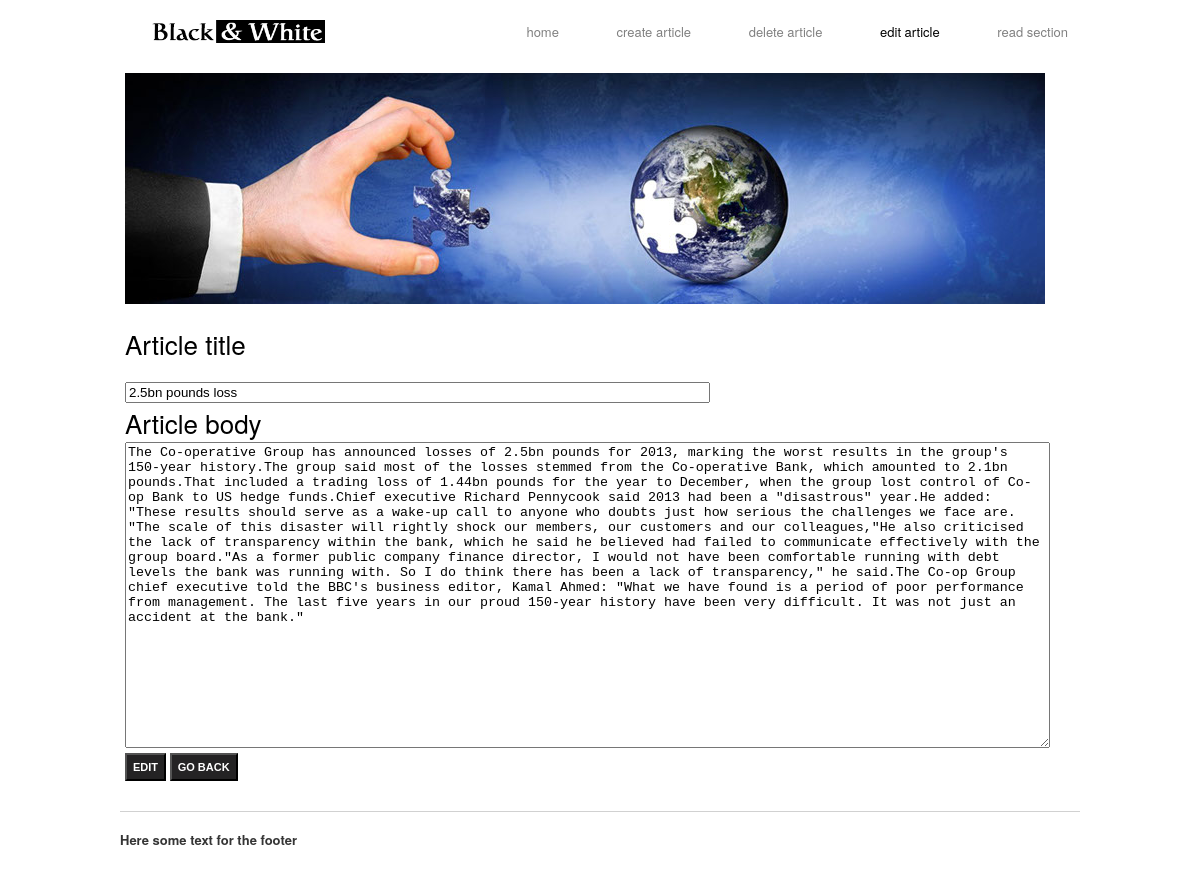
/edit_single_view.php?id=2, run on the app's committed database.
### tables this page shows
CREATE TABLE IF NOT EXISTS `article` (
  `id` int(11) NOT NULL AUTO_INCREMENT,
  `title` varchar(145) NOT NULL,
  `body` varchar(2000) NOT NULL,
  PRIMARY KEY (`id`),
  UNIQUE KEY `id_UNIQUE` (`id`)
);

### database.php (called while the page is built, shortened)
<?php
class db {
	protected $hostname = '';
	protected $username = '';
	protected $password = '';
	function __construct()
	{
		$this->connection = mysql_connect($this->hostname, $this->username, $this->password) or die( 'Cannot connect ' . mysql_errno());
	}
	public function selectOne($id)
	{
		return mysql_query("SELECT * FROM article WHERE id=$id");
	}
	public function fetchAssoc($result)
	{
		return mysql_fetch_assoc($result);
	}
}

### edit_single_view.php (the view, shortened to what this page needs)
<?php
require_once('database.php');
$database = new db();
$id       = $_GET['id'];
$results  = $database->selectOne($id);
if($database->affectedRows())
{
	$article = $database->fetchAssoc($results);
	$title   = $article['title'];
	$body    = $article['body'];
}
?>
<nav>
	<ul>
		<li><a href="home.php">Home</a></li>
		<li><a href="add_article.php">Create Article</a></li>
		<li><a href="delete_article.php">Delete Article</a></li>
		<li><a href="edit_article.php" class="selected">Edit Article</a></li>
		<li><a href="read_section.php">Read Section</a></li>
	</ul>
</nav>
</header>
	<div class="main clearfix">
		<div class="grid_24 work">
			<img src="images/edit.jpg">
			<form action="" method="POST">
				<h2><label for="article_title">Article title</label></h2>
				<br>
				<input type="text" name="article_title" id="article_title" maxlength="70" size="70"
				value="<?php echo $title; ?>">
				<h2><label for="article_body">Article body</label></h2>
				<textarea name="article_body" name="article_body" id="article_body" rows="20" cols="113"><?php echo $body; ?></textarea>
				<input type="submit" value="Edit" name="edit_article" class="button">
				<input type="submit" class='button' name="go_back" value="Go back">
			</form>
		</div>
	</div>

### css/text.css (style rules this page uses)
body { font: 13px/1.5 "Helvetica Neue", Arial, "Liberation Sans", FreeSans, sans-serif; }
h2 { font-size: 23px; }
ul { list-style: disc; }
li { margin-left: 30px; }
p, dl, hr, h1, h2, h3, h4, h5, h6, ol, ul, pre, table, address, fieldset, figure { margin-bottom: 20px; }

### css/960_24_col.css (style rules this page uses)
body { min-width: 960px; }
.container_24 { margin-left: auto; margin-right: auto; width: 960px; }
.grid_1, .grid_2, .grid_3, .grid_4, .grid_5, .grid_6, .grid_7, .grid_8, .grid_9, .grid_10, .grid_11, .grid_12, .grid_13, .grid_14, .grid_15, .grid_16, .grid_17, .grid_18, .grid_19, .grid_20, .grid_21, .grid_22, .grid_23, .grid_24 { display: inline; float: left; margin-left: 5px; margin-right: 5px; word-wrap:break-word; }
.container_24 .grid_24 { width: 950px; }
.clearfix:before, .clearfix:after, .container_24:before, .container_24:after { content: '.'; display: block; overflow: hidden; visibility: hidden; font-size: 0; line-height: 0; width: 0; height: 0; }
.clearfix:after, .container_24:after { clear: both; }
.clearfix, .container_24 { zoom: 1; }

### css/main.css (style rules this page uses)
header img { padding: 10px; }
header { overflow: hidden; }
.logo { margin-bottom: 20px; }
nav { float: right; padding-top: 12px; }
nav li { display: inline; padding: 12px; }
nav a { text-transform: lowercase; }
.main { margin-top: 20px; }
footer { clear: both; border-top: 1px solid #d1d1d1; padding-top: 18px; margin-top: 30px; }
.work h2, .work h4 { font-weight: normal; font-size: 26px; }
.work h2 { margin-bottom: 0; }
.work img { margin-bottom: 20px; margin-top: -25px; }
.container_24 { margin-top: 10px; }
p { font-size: 13px; line-height: 20px; color: #353535; }
a { text-decoration: none; color: gray; }
a:hover, .selected { color: black; }
.button { background: #242324; padding: 6px; color: white; text-transform: uppercase; font-weight: bold; font-size: 11px; }

### data on the page
article: article_title "2.5bn pounds loss", article_body "The Co-operative Group has announced losses of 2.5bn pounds for 2013, marking the worst results in the group's 150-year history.The group said most of the losses stemmed from the Co-operative Bank, which amounted to 2.1bn pounds.That included a trading loss of 1.44bn pounds for the year to December, when the group lost control of Co-op Bank to US hedge funds.Chief executive Richard Pennycook said 2013 had been a \"disastrous\" year.He added: \"These results should serve as a wake-up call to anyone who doubts just how serious the challenges we face are. \"The scale of this disaster will rightly shock our members, our customers and our colleagues,\"He also criticised the lack of transparency…"
